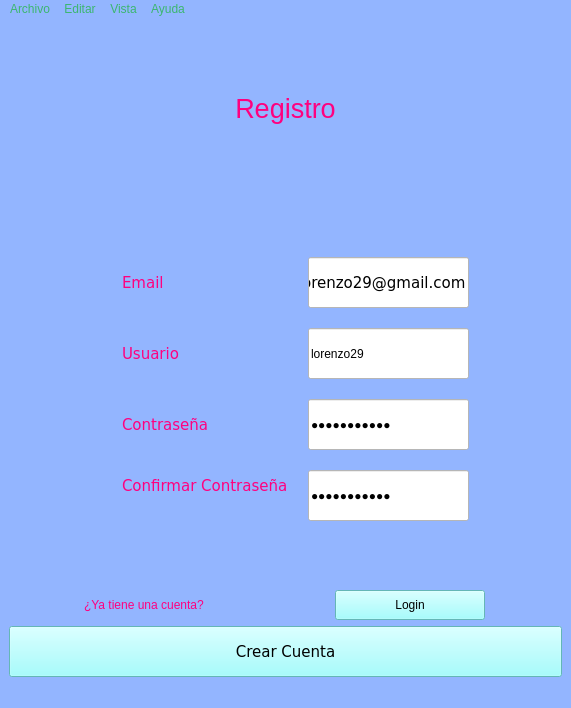
<?xml version="1.0" encoding="UTF-8"?>
<ui version="4.0">
 <class>ventana_registro</class>
 <widget class="QMainWindow" name="Registro_Equipo_1">
  <property name="geometry">
   <rect>
    <x>0</x>
    <y>0</y>
    <width>571</width>
    <height>708</height>
   </rect>
  </property>
  <property name="windowTitle">
   <string>Ventana Inicio Sesion</string>
  </property>
  <property name="layoutDirection">
   <enum>Qt::LayoutDirection::LeftToRight</enum>
  </property>
  <property name="autoFillBackground">
   <bool>false</bool>
  </property>
  <property name="styleSheet">
   <string notr="true">background-color: rgb(147, 181, 255);
font: 11pt  &quot;Verdana&quot;;</string>
  </property>
  <property name="tabShape">
   <enum>QTabWidget::TabShape::Rounded</enum>
  </property>
  <widget class="QWidget" name="centralwidget">
   <layout class="QGridLayout" name="gridLayout">
    <item row="3" column="0">
     <widget class="QPushButton" name="boton_crear_cuenta">
      <property name="sizePolicy">
       <sizepolicy hsizetype="Expanding" vsizetype="Fixed">
        <horstretch>0</horstretch>
        <verstretch>0</verstretch>
       </sizepolicy>
      </property>
      <property name="minimumSize">
       <size>
        <width>460</width>
        <height>51</height>
       </size>
      </property>
      <property name="font">
       <font>
        <family>Verdana</family>
        <pointsize>11</pointsize>
        <italic>false</italic>
        <bold>false</bold>
       </font>
      </property>
      <property name="styleSheet">
       <string notr="true">background-color: rgb(140, 255, 255);</string>
      </property>
      <property name="text">
       <string>Crear Cuenta</string>
      </property>
      <property name="checkable">
       <bool>false</bool>
      </property>
      <property name="checked">
       <bool>false</bool>
      </property>
     </widget>
    </item>
    <item row="2" column="0">
     <layout class="QHBoxLayout" name="horizontalLayout">
      <item>
       <widget class="QLabel" name="label_info_2">
        <property name="minimumSize">
         <size>
          <width>170</width>
          <height>30</height>
         </size>
        </property>
        <property name="maximumSize">
         <size>
          <width>170</width>
          <height>30</height>
         </size>
        </property>
        <property name="styleSheet">
         <string notr="true">color: rgb(255, 0, 127);</string>
        </property>
        <property name="text">
         <string>¿Ya tiene una cuenta?</string>
        </property>
       </widget>
      </item>
      <item>
       <widget class="QPushButton" name="boton_login">
        <property name="minimumSize">
         <size>
          <width>150</width>
          <height>30</height>
         </size>
        </property>
        <property name="maximumSize">
         <size>
          <width>150</width>
          <height>30</height>
         </size>
        </property>
        <property name="styleSheet">
         <string notr="true">background-color: rgb(140, 255, 255);</string>
        </property>
        <property name="text">
         <string>Login</string>
        </property>
       </widget>
      </item>
     </layout>
    </item>
    <item row="1" column="0">
     <layout class="QFormLayout" name="formLayout">
      <property name="formAlignment">
       <set>Qt::AlignmentFlag::AlignCenter</set>
      </property>
      <property name="horizontalSpacing">
       <number>20</number>
      </property>
      <property name="verticalSpacing">
       <number>20</number>
      </property>
      <item row="0" column="0">
       <widget class="QLabel" name="label_campo_email">
        <property name="minimumSize">
         <size>
          <width>121</width>
          <height>51</height>
         </size>
        </property>
        <property name="maximumSize">
         <size>
          <width>121</width>
          <height>51</height>
         </size>
        </property>
        <property name="font">
         <font>
          <family>Verdana</family>
          <pointsize>11</pointsize>
          <italic>false</italic>
          <bold>false</bold>
         </font>
        </property>
        <property name="autoFillBackground">
         <bool>false</bool>
        </property>
        <property name="styleSheet">
         <string notr="true">color: rgb(255, 0, 127);</string>
        </property>
        <property name="text">
         <string>Email</string>
        </property>
       </widget>
      </item>
      <item row="0" column="1">
       <widget class="QLineEdit" name="email_valor">
        <property name="minimumSize">
         <size>
          <width>161</width>
          <height>51</height>
         </size>
        </property>
        <property name="maximumSize">
         <size>
          <width>161</width>
          <height>51</height>
         </size>
        </property>
        <property name="font">
         <font>
          <family>Verdana</family>
          <pointsize>11</pointsize>
          <italic>false</italic>
          <bold>false</bold>
         </font>
        </property>
        <property name="layoutDirection">
         <enum>Qt::LayoutDirection::LeftToRight</enum>
        </property>
        <property name="styleSheet">
         <string notr="true">background-color: rgb(255, 255, 255);
</string>
        </property>
        <property name="text">
         <string>lorenzo29@gmail.com</string>
        </property>
       </widget>
      </item>
      <item row="1" column="0">
       <widget class="QLabel" name="label_campo_usuario">
        <property name="minimumSize">
         <size>
          <width>121</width>
          <height>51</height>
         </size>
        </property>
        <property name="maximumSize">
         <size>
          <width>121</width>
          <height>51</height>
         </size>
        </property>
        <property name="font">
         <font>
          <family>Verdana</family>
          <pointsize>11</pointsize>
          <italic>false</italic>
          <bold>false</bold>
         </font>
        </property>
        <property name="autoFillBackground">
         <bool>false</bool>
        </property>
        <property name="styleSheet">
         <string notr="true">color: rgb(255, 0, 127);</string>
        </property>
        <property name="text">
         <string>Usuario</string>
        </property>
       </widget>
      </item>
      <item row="1" column="1">
       <widget class="QLineEdit" name="usuario_valor">
        <property name="minimumSize">
         <size>
          <width>161</width>
          <height>51</height>
         </size>
        </property>
        <property name="maximumSize">
         <size>
          <width>161</width>
          <height>51</height>
         </size>
        </property>
        <property name="layoutDirection">
         <enum>Qt::LayoutDirection::LeftToRight</enum>
        </property>
        <property name="styleSheet">
         <string notr="true">background-color: rgb(255, 255, 255);
</string>
        </property>
        <property name="text">
         <string>lorenzo29</string>
        </property>
       </widget>
      </item>
      <item row="2" column="0">
       <widget class="QLabel" name="label_campo_password_registro">
        <property name="minimumSize">
         <size>
          <width>121</width>
          <height>51</height>
         </size>
        </property>
        <property name="maximumSize">
         <size>
          <width>121</width>
          <height>51</height>
         </size>
        </property>
        <property name="font">
         <font>
          <family>Verdana</family>
          <pointsize>11</pointsize>
          <italic>false</italic>
          <bold>false</bold>
         </font>
        </property>
        <property name="autoFillBackground">
         <bool>false</bool>
        </property>
        <property name="styleSheet">
         <string notr="true">color: rgb(255, 0, 127);</string>
        </property>
        <property name="text">
         <string>Contraseña</string>
        </property>
       </widget>
      </item>
      <item row="2" column="1">
       <widget class="QLineEdit" name="password_valor">
        <property name="minimumSize">
         <size>
          <width>161</width>
          <height>51</height>
         </size>
        </property>
        <property name="maximumSize">
         <size>
          <width>161</width>
          <height>51</height>
         </size>
        </property>
        <property name="layoutDirection">
         <enum>Qt::LayoutDirection::LeftToRight</enum>
        </property>
        <property name="styleSheet">
         <string notr="true">background-color: rgb(255, 255, 255);
</string>
        </property>
        <property name="text">
         <string>duhfhuhdufh</string>
        </property>
        <property name="echoMode">
         <enum>QLineEdit::EchoMode::Password</enum>
        </property>
       </widget>
      </item>
      <item row="3" column="0">
       <widget class="QLabel" name="label_confirmar_password">
        <property name="font">
         <font>
          <family>Verdana</family>
          <pointsize>11</pointsize>
          <italic>false</italic>
          <bold>false</bold>
         </font>
        </property>
        <property name="autoFillBackground">
         <bool>false</bool>
        </property>
        <property name="styleSheet">
         <string notr="true">color: rgb(255, 0, 127);</string>
        </property>
        <property name="text">
         <string>Confirmar Contraseña</string>
        </property>
       </widget>
      </item>
      <item row="3" column="1">
       <widget class="QLineEdit" name="password_confirmada_valor">
        <property name="minimumSize">
         <size>
          <width>161</width>
          <height>51</height>
         </size>
        </property>
        <property name="maximumSize">
         <size>
          <width>161</width>
          <height>51</height>
         </size>
        </property>
        <property name="layoutDirection">
         <enum>Qt::LayoutDirection::LeftToRight</enum>
        </property>
        <property name="styleSheet">
         <string notr="true">background-color: rgb(255, 255, 255);
</string>
        </property>
        <property name="text">
         <string>duhfhuhdufh</string>
        </property>
        <property name="echoMode">
         <enum>QLineEdit::EchoMode::Password</enum>
        </property>
       </widget>
      </item>
     </layout>
    </item>
    <item row="0" column="0">
     <widget class="QLabel" name="label_titulo">
      <property name="sizePolicy">
       <sizepolicy hsizetype="Expanding" vsizetype="Fixed">
        <horstretch>0</horstretch>
        <verstretch>0</verstretch>
       </sizepolicy>
      </property>
      <property name="minimumSize">
       <size>
        <width>67</width>
        <height>160</height>
       </size>
      </property>
      <property name="styleSheet">
       <string notr="true">color: rgb(255, 0, 127);
font-size:20pt;</string>
      </property>
      <property name="text">
       <string>Registro</string>
      </property>
      <property name="alignment">
       <set>Qt::AlignmentFlag::AlignCenter</set>
      </property>
     </widget>
    </item>
   </layout>
  </widget>
  <widget class="QMenuBar" name="menubar">
   <property name="geometry">
    <rect>
     <x>0</x>
     <y>0</y>
     <width>571</width>
     <height>33</height>
    </rect>
   </property>
   <property name="styleSheet">
    <string notr="true">color: rgb(59, 182, 111 );</string>
   </property>
   <widget class="QMenu" name="menuArchivo">
    <property name="styleSheet">
     <string notr="true">color: rgb(59, 182, 111 );</string>
    </property>
    <property name="title">
     <string>Archivo</string>
    </property>
    <addaction name="actionAbrir"/>
    <addaction name="separator"/>
    <addaction name="actionGuardar"/>
    <addaction name="separator"/>
    <addaction name="actionGuardar_Como"/>
    <addaction name="separator"/>
    <addaction name="actionSalir"/>
   </widget>
   <widget class="QMenu" name="menuEditar">
    <property name="styleSheet">
     <string notr="true">color: rgb(59, 182, 111);</string>
    </property>
    <property name="title">
     <string>Editar</string>
    </property>
    <addaction name="actionDeshacer"/>
    <addaction name="separator"/>
    <addaction name="actionRehacer"/>
    <addaction name="separator"/>
    <addaction name="actionCortar"/>
    <addaction name="separator"/>
    <addaction name="actionCopiar"/>
    <addaction name="separator"/>
    <addaction name="actionPegar"/>
   </widget>
   <widget class="QMenu" name="menuVista">
    <property name="styleSheet">
     <string notr="true">color: rgb(59, 182, 111);</string>
    </property>
    <property name="title">
     <string>Vista</string>
    </property>
    <addaction name="actionZoom_in"/>
    <addaction name="separator"/>
    <addaction name="actionZoom_out"/>
   </widget>
   <widget class="QMenu" name="menuAyuda">
    <property name="styleSheet">
     <string notr="true">color: rgb(59, 182, 111);</string>
    </property>
    <property name="title">
     <string>Ayuda</string>
    </property>
    <addaction name="actionDocumentacion"/>
    <addaction name="separator"/>
    <addaction name="actionAbout"/>
   </widget>
   <addaction name="menuArchivo"/>
   <addaction name="menuEditar"/>
   <addaction name="menuVista"/>
   <addaction name="menuAyuda"/>
  </widget>
  <widget class="QStatusBar" name="statusbar"/>
  <action name="actionAbrir">
   <property name="text">
    <string>Abrir</string>
   </property>
  </action>
  <action name="actionGuardar">
   <property name="text">
    <string>Guardar</string>
   </property>
  </action>
  <action name="actionGuardar_Como">
   <property name="text">
    <string>Guardar Como</string>
   </property>
  </action>
  <action name="actionSalir">
   <property name="text">
    <string>Salir</string>
   </property>
  </action>
  <action name="actionDeshacer">
   <property name="text">
    <string>Deshacer</string>
   </property>
  </action>
  <action name="actionRehacer">
   <property name="text">
    <string>Rehacer</string>
   </property>
  </action>
  <action name="actionCortar">
   <property name="text">
    <string>Cortar</string>
   </property>
  </action>
  <action name="actionCopiar">
   <property name="text">
    <string>Copiar</string>
   </property>
  </action>
  <action name="actionPegar">
   <property name="text">
    <string>Pegar</string>
   </property>
  </action>
  <action name="actionZoom_in">
   <property name="text">
    <string>Zoom in</string>
   </property>
  </action>
  <action name="actionZoom_out">
   <property name="text">
    <string>Zoom out</string>
   </property>
  </action>
  <action name="actionDocumentacion">
   <property name="text">
    <string>Documentacion</string>
   </property>
  </action>
  <action name="actionAbout">
   <property name="text">
    <string>About</string>
   </property>
  </action>
 </widget>
 <resources/>
 <connections/>
</ui>
